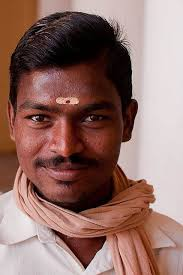
#> input picture detect face/img1.jpg, 183 x 275 px, given in place of the camera
$ python 'live crp save.py'
#> lines starting #> are read from the running program, lines starting #| are printed output that depends on the picture
import cv2
print("hello there")
print('''
purple box are eyes
green box is face
enter Q to quit..!''')
font=cv2.FONT_ITALIC
eye_cascade=cv2.CascadeClassifier("haarcascade_eye.xml")
face_cascade=cv2.CascadeClassifier("haarcascade_frontalface_default.xml")
video=cv2.VideoCapture(0)
a=1
while True:
    check, frame=video.read()
#> frame is the input picture: shape (275, 183, 3); mean B, G, R 104.5, 111.5, 145.4
    greyimg=cv2.cvtColor(frame, cv2.COLOR_BGR2GRAY)
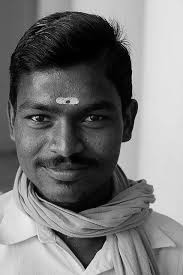
#> greyimg: shape (275, 183); min 0, max 242, mean 120.9
    faces=face_cascade.detectMultiScale(greyimg,scaleFactor=1.05, minNeighbors=5)
#> faces = [[8, 72, 120, 120]]
    eye=eye_cascade.detectMultiScale(greyimg,scaleFactor=1.05, minNeighbors=5)
#> eye = [[21, 100, 38, 38], [77, 102, 33, 33]]
    for x,y,w,h in faces:
        imageop =cv2.rectangle(frame, (x, y), (x+w,y+h), (99, 255, 3), 2)
        cropimage = imageop[y + 2:y + h - 2, x + 2:x + w - 2]
        resizeimg = cv2.resize(cropimage, (600, 600))
#> this loop made 1 pass
#> pass 1, `imageop =cv2.rectangle(frame, (x, y), (x+w,y+h), (99, 255, 3), 2)`:
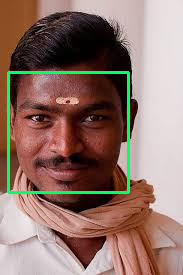
#> imageop: shape (275, 183, 3); mean B, G, R 105.9, 117.1, 142.6
#> pass 1, `cropimage = imageop[y + 2:y + h - 2, x + 2:x + w - 2]`:
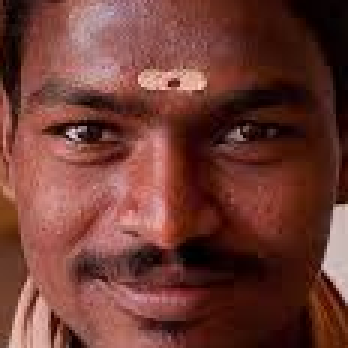
#> cropimage: shape (116, 116, 3) (shown 3 times larger); mean B, G, R 51.6, 59.4, 110.4
    for x1,y1,w1,h1 in eye:
        imageop2 =cv2.rectangle(imageop, (x1, y1), (x1+w1,y1+h1), (255, 3, 188), 2)
        imageop3=cv2.putText(imageop, str("dinesh"),(x+w//3,y+h+15),font,0.5,(125, 255, 255),2)
        cv2.imwrite("dinesh data/dinesh" + str(a) + ".jpg", resizeimg)
        m=0
        cv2.imshow("vid", imageop3)
#> this loop made 2 passes
#> (x1, y1, w1, h1, m) on passes 1 to 2: (21, 100, 38, 38, 0), (77, 102, 33, 33, 0)
#> pass 2, `imageop2 =cv2.rectangle(imageop, (x1, y1), (x1+w1,y1+h1), (255, 3, 188..`:
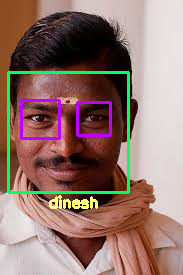
#> imageop2: shape (275, 183, 3); mean B, G, R 109.9, 117.6, 145
    key=cv2.waitKey(100)
#> (key q is pressed here)
    if key==ord("q"):
        break
    a=a+1
video.release()
cv2.destroyAllWindows()
m=m+1
#> m = 1
print("your data is stored in the given folder totally")
print(a)
